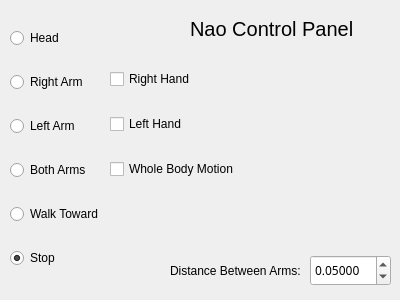
<?xml version="1.0" encoding="UTF-8"?>
<ui version="4.0">
 <class>RobotModeDialog</class>
 <widget class="QDialog" name="RobotModeDialog">
  <property name="geometry">
   <rect>
    <x>0</x>
    <y>0</y>
    <width>400</width>
    <height>300</height>
   </rect>
  </property>
  <property name="windowTitle">
   <string>Dialog</string>
  </property>
  <widget class="QWidget" name="verticalLayoutWidget">
   <property name="geometry">
    <rect>
     <x>10</x>
     <y>10</y>
     <width>99</width>
     <height>281</height>
    </rect>
   </property>
   <layout class="QVBoxLayout" name="verticalLayout">
    <item>
     <widget class="QRadioButton" name="headButton">
      <property name="text">
       <string>Head</string>
      </property>
     </widget>
    </item>
    <item>
     <widget class="QRadioButton" name="rArmButton">
      <property name="text">
       <string>Right Arm</string>
      </property>
     </widget>
    </item>
    <item>
     <widget class="QRadioButton" name="lArmButton">
      <property name="text">
       <string>Left Arm</string>
      </property>
     </widget>
    </item>
    <item>
     <widget class="QRadioButton" name="bothArmsButton">
      <property name="text">
       <string>Both Arms</string>
      </property>
     </widget>
    </item>
    <item>
     <widget class="QRadioButton" name="walkTowardButton">
      <property name="text">
       <string>Walk Toward</string>
      </property>
     </widget>
    </item>
    <item>
     <widget class="QRadioButton" name="stopButton">
      <property name="enabled">
       <bool>true</bool>
      </property>
      <property name="text">
       <string>Stop</string>
      </property>
      <property name="checked">
       <bool>true</bool>
      </property>
     </widget>
    </item>
   </layout>
  </widget>
  <widget class="QWidget" name="verticalLayoutWidget_2">
   <property name="geometry">
    <rect>
     <x>110</x>
     <y>50</y>
     <width>138</width>
     <height>151</height>
    </rect>
   </property>
   <layout class="QVBoxLayout" name="verticalLayout_2">
    <item>
     <widget class="QCheckBox" name="rightHandCheckbox">
      <property name="text">
       <string>Right Hand</string>
      </property>
     </widget>
    </item>
    <item>
     <widget class="QCheckBox" name="leftHandCheckbox">
      <property name="text">
       <string>Left Hand</string>
      </property>
     </widget>
    </item>
    <item>
     <widget class="QCheckBox" name="wholeBodyCheckbox">
      <property name="text">
       <string>Whole Body Motion</string>
      </property>
     </widget>
    </item>
   </layout>
  </widget>
  <widget class="QDoubleSpinBox" name="distBetwArmsSpinbox">
   <property name="geometry">
    <rect>
     <x>310</x>
     <y>255</y>
     <width>81</width>
     <height>31</height>
    </rect>
   </property>
   <property name="font">
    <font>
     <family>Noto Sans Adlam</family>
    </font>
   </property>
   <property name="decimals">
    <number>5</number>
   </property>
   <property name="minimum">
    <double>0.040000000000000</double>
   </property>
   <property name="maximum">
    <double>0.070000000000000</double>
   </property>
   <property name="singleStep">
    <double>0.001250000000000</double>
   </property>
   <property name="value">
    <double>0.050000000000000</double>
   </property>
  </widget>
  <widget class="QLabel" name="label">
   <property name="geometry">
    <rect>
     <x>170</x>
     <y>260</y>
     <width>141</width>
     <height>21</height>
    </rect>
   </property>
   <property name="text">
    <string>Distance Between Arms:</string>
   </property>
  </widget>
  <widget class="QLabel" name="label_2">
   <property name="geometry">
    <rect>
     <x>190</x>
     <y>20</y>
     <width>181</width>
     <height>17</height>
    </rect>
   </property>
   <property name="font">
    <font>
     <pointsize>15</pointsize>
    </font>
   </property>
   <property name="text">
    <string>Nao Control Panel</string>
   </property>
  </widget>
 </widget>
 <resources/>
 <connections/>
</ui>
